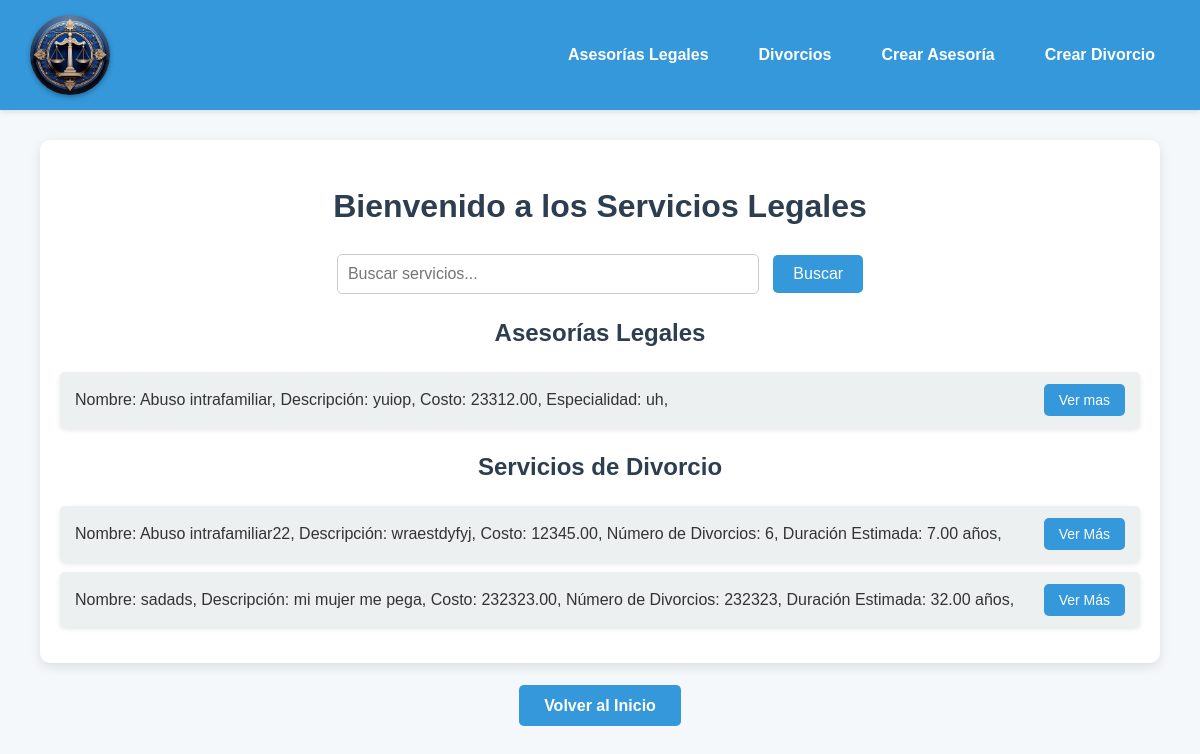
The page / on the database its author committed.
### products/models.py (models this page shows, shortened)
class ServicioLegal(models.Model):
    _nombre_servicio = models.CharField(  # Privatizado
        max_length=255,
        unique=True,
        db_column='nombre_servicio',
    )
    _descripcion = models.CharField(  # Privatizado
        max_length=255,
        db_column='descripcion',
    )
    _costo = models.DecimalField(  # Privatizado
        max_digits=10,
        decimal_places=2,
        db_column='costo',
    )
    class Meta:
        abstract = False
        verbose_name = "Servicio Legal"
        verbose_name_plural = "Servicios Legales"

class AsesoriaLegal(ServicioLegal):
    _num_asesorias = models.IntegerField(  # Privatizado
        db_column='num_asesorias',
    )
    _especialidad = models.CharField(  # Privatizado
        max_length=255,
        db_column='especialidad',
    )
    class Meta:
        verbose_name = "Asesoría Legal"
        verbose_name_plural = "Asesorías Legales"

class Divorcio(ServicioLegal):
    _num_divorcios = models.IntegerField(  # Privatizado
        db_column='num_divorcios',
    )
    _duracion_estimada = models.DecimalField(  # Privatizado
        max_digits=5,
        decimal_places=2,
        db_column='duracion_estimada',
    )
    class Meta:
        verbose_name = "Servicio de Divorcio"
        verbose_name_plural = "Servicios de Divorcio"

### products/views.py (the view)
# urls.py: path('', views._home, name='home'),
def _home(request):
    servicios_asesoria = AsesoriaLegal.objects.all()
    servicios_divorcio = Divorcio.objects.all()
    detalles_asesoria = [_mostrar_info_servicio(servicio) for servicio in servicios_asesoria]
    detalles_divorcio = [_mostrar_info_servicio(servicio) for servicio in servicios_divorcio]
    context = {
        'servicios_asesoria': zip(servicios_asesoria, detalles_asesoria),  # Asociamos cada servicio con su detalle
        'servicios_divorcio': zip(servicios_divorcio, detalles_divorcio),
    }
    return render(request, 'home.html', context)

### products/views.py (called while the page is built)
def _mostrar_info_servicio(servicio):
    if isinstance(servicio, Divorcio):
        return (f"Nombre: {servicio._nombre_servicio}, Descripción: {servicio._descripcion}, "
                f"Costo: {servicio._costo}, Número de Divorcios: {servicio._num_divorcios}, "
                f"Duración Estimada: {servicio._duracion_estimada} años, ")
    elif isinstance(servicio, AsesoriaLegal):
        return (f"Nombre: {servicio._nombre_servicio}, Descripción: {servicio._descripcion}, "
                f"Costo: {servicio._costo}, Especialidad: {servicio._especialidad},")
    else:
        return "Información no disponible"

### templates/home.html (shortened to what this page needs)
{% load static %}
<!DOCTYPE html>
<html lang="es">
<head>
</head>
<body>
    <header>
        <img src="{% static 'logo.jpeg' %}" alt="Logo">
        <nav>
            <a href="{% url 'lista_asesoria' tipo='asesoria' %}">Asesorías Legales</a>
            <a href="{% url 'lista_servicios' tipo='divorcio' %}">Divorcios</a>
            <a href="{% url 'crear_servicio' tipo='asesoria' %}">Crear Asesoría</a>
            <a href="{% url 'crear_servicio' tipo='divorcio' %}">Crear Divorcio</a>
        </nav>
    </header>
    <div class="container">
        <h1>Bienvenido a los Servicios Legales</h1>
        <form method="GET" action="{% url 'search' %}">
            <input type="text" name="query" placeholder="Buscar servicios..." value="{{ query }}">
            <button type="submit">Buscar</button>
        </form>
        <h2>Asesorías Legales</h2>
        <ul>
            {% for servicio, detalle in servicios_asesoria %}
                <li>
                    <span>{{ detalle }}</span>
                    <div class="acciones">
                        <a href="{% url 'lista_asesoria' tipo='asesoria' %}">Ver mas</a>
                    </div>
                </li>
            {% empty %}
                <li>No hay asesorías disponibles.</li>
            {% endfor %}
        </ul>
        <h2>Servicios de Divorcio</h2>
        <ul>
            {% for servicio, detalle in servicios_divorcio %}
                <li>
                    <span>{{ detalle }}</span>
                    <div class="acciones">
                        <a href="{% url 'lista_servicios' tipo='divorcio' %}">Ver Más</a>
                    </div>
                </li>
            {% empty %}
                <li>No hay servicios de divorcio disponibles.</li>
            {% endfor %}
        </ul>
    </div>
    <div class="button-container">
        <a href="{% url 'home' %}">Volver al Inicio</a>
    </div>
</body>
</html>

### templates/home.html (style rules this page uses)
body { font-family: 'Arial', sans-serif; margin: 0; padding: 0; background-color: #f5f8fa; color: #333; line-height: 1.6; }
header { background-color: #3498db; color: #fff; padding: 15px 30px; display: flex; align-items: center; justify-content: space-between; box-shadow: 0 2px 5px rgba(0, 0, 0, 0.1); }
header img { height: 80px; width: 80px; border-radius: 50%; box-shadow: 0 2px 5px rgba(0, 0, 0, 0.3); }
nav { display: flex; gap: 20px; }
nav a { color: white; text-decoration: none; font-weight: bold; padding: 10px 15px; border-radius: 5px; transition: all 0.3s ease; }
.container { width: 90%; max-width: 1200px; margin: 30px auto; background-color: white; border-radius: 10px; padding: 20px; box-shadow: 0 4px 12px rgba(0, 0, 0, 0.1); }
h1, h2 { text-align: center; color: #2c3e50; }
form { text-align: center; margin: 20px 0; }
form input[type="text"] { width: 80%; max-width: 400px; padding: 10px; border: 1px solid #ccc; border-radius: 5px; font-size: 16px; }
form button { padding: 10px 20px; background-color: #3498db; color: #fff; border: none; border-radius: 5px; font-size: 16px; cursor: pointer; margin-left: 10px; transition: background-color 0.3s ease; }
ul { list-style: none; padding: 0; }
ul li { display: flex; justify-content: space-between; align-items: center; background-color: #ecf0f1; margin: 10px 0; padding: 15px; border-radius: 5px; box-shadow: 0 2px 5px rgba(0, 0, 0, 0.1); }
ul li .acciones a { padding: 8px 15px; background-color: #3498db; color: white; text-decoration: none; border-radius: 5px; font-size: 14px; transition: all 0.3s ease; }
.button-container { text-align: center; margin: 30px 0; }
.button-container a { text-decoration: none; padding: 12px 25px; background-color: #3498db; color: white; font-size: 16px; border-radius: 5px; font-weight: bold; transition: background-color 0.3s ease; }

### rows shown on the page
AsesoriaLegal: detalle "Nombre: Abuso intrafamiliar, Descripción: yuiop, Costo: 23312.00, Especialidad: uh,"
Divorcio: detalle "Nombre: Abuso intrafamiliar22, Descripción: wraestdyfyj, Costo: 12345.00, Número de Divorcios: 6, Duración Estimada: 7.00 años,"
Divorcio: detalle "Nombre: sadads, Descripción: mi mujer me pega, Costo: 232323.00, Número de Divorcios: 232323, Duración Estimada: 32.00 años,"
